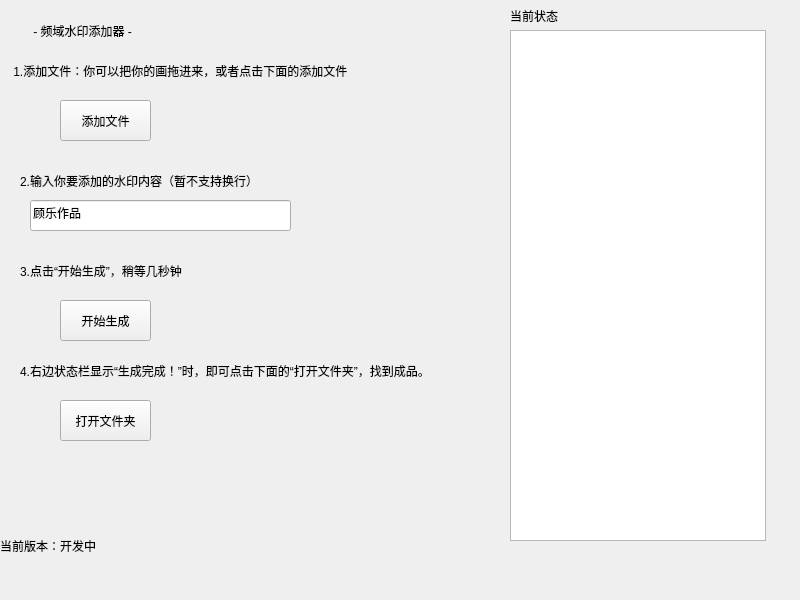
<?xml version="1.0" encoding="UTF-8"?>
<ui version="4.0">
 <class>MainWindow</class>
 <widget class="QMainWindow" name="MainWindow">
  <property name="geometry">
   <rect>
    <x>0</x>
    <y>0</y>
    <width>800</width>
    <height>600</height>
   </rect>
  </property>
  <property name="contextMenuPolicy">
   <enum>Qt::ActionsContextMenu</enum>
  </property>
  <property name="windowTitle">
   <string>频域水印调制器（测试版）-  by Gulee</string>
  </property>
  <property name="windowIcon">
   <iconset>
    <normaloff>C:/Users/王子悦/Desktop/me/gulee.JPG</normaloff>C:/Users/王子悦/Desktop/me/gulee.JPG</iconset>
  </property>
  <widget class="QWidget" name="centralwidget">
   <widget class="QLabel" name="label">
    <property name="geometry">
     <rect>
      <x>10</x>
      <y>10</y>
      <width>201</width>
      <height>41</height>
     </rect>
    </property>
    <property name="text">
     <string>       - 频域水印添加器 -</string>
    </property>
   </widget>
   <widget class="QLabel" name="label_2">
    <property name="geometry">
     <rect>
      <x>0</x>
      <y>10</y>
      <width>461</width>
      <height>121</height>
     </rect>
    </property>
    <property name="text">
     <string>    1.添加文件：你可以把你的画拖进来，或者点击下面的添加文件</string>
    </property>
   </widget>
   <widget class="QPushButton" name="pushButton">
    <property name="geometry">
     <rect>
      <x>60</x>
      <y>100</y>
      <width>91</width>
      <height>41</height>
     </rect>
    </property>
    <property name="text">
     <string>添加文件</string>
    </property>
   </widget>
   <widget class="QLabel" name="label_3">
    <property name="geometry">
     <rect>
      <x>20</x>
      <y>160</y>
      <width>351</width>
      <height>41</height>
     </rect>
    </property>
    <property name="text">
     <string>2.输入你要添加的水印内容（暂不支持换行）</string>
    </property>
   </widget>
   <widget class="QLineEdit" name="lineEdit">
    <property name="geometry">
     <rect>
      <x>30</x>
      <y>200</y>
      <width>261</width>
      <height>31</height>
     </rect>
    </property>
    <property name="text">
     <string>顾乐作品</string>
    </property>
   </widget>
   <widget class="QLabel" name="label_4">
    <property name="geometry">
     <rect>
      <x>20</x>
      <y>250</y>
      <width>331</width>
      <height>41</height>
     </rect>
    </property>
    <property name="text">
     <string>3.点击“开始生成”，稍等几秒钟</string>
    </property>
   </widget>
   <widget class="QPushButton" name="pushButton_2">
    <property name="geometry">
     <rect>
      <x>60</x>
      <y>300</y>
      <width>91</width>
      <height>41</height>
     </rect>
    </property>
    <property name="text">
     <string>开始生成</string>
    </property>
   </widget>
   <widget class="QLabel" name="label_5">
    <property name="geometry">
     <rect>
      <x>20</x>
      <y>350</y>
      <width>481</width>
      <height>41</height>
     </rect>
    </property>
    <property name="text">
     <string>4.右边状态栏显示“生成完成！”时，即可点击下面的“打开文件夹”，找到成品。</string>
    </property>
   </widget>
   <widget class="QPushButton" name="pushButton_3">
    <property name="geometry">
     <rect>
      <x>60</x>
      <y>400</y>
      <width>91</width>
      <height>41</height>
     </rect>
    </property>
    <property name="text">
     <string>打开文件夹</string>
    </property>
   </widget>
   <widget class="QTextBrowser" name="textBrowser">
    <property name="geometry">
     <rect>
      <x>510</x>
      <y>30</y>
      <width>256</width>
      <height>511</height>
     </rect>
    </property>
   </widget>
   <widget class="QLabel" name="label_6">
    <property name="geometry">
     <rect>
      <x>510</x>
      <y>0</y>
      <width>251</width>
      <height>31</height>
     </rect>
    </property>
    <property name="text">
     <string>当前状态</string>
    </property>
   </widget>
   <widget class="QLabel" name="label_7">
    <property name="geometry">
     <rect>
      <x>0</x>
      <y>530</y>
      <width>241</width>
      <height>31</height>
     </rect>
    </property>
    <property name="text">
     <string>当前版本：开发中</string>
    </property>
   </widget>
  </widget>
 </widget>
 <resources>
  <include location="resource.qrc"/>
 </resources>
 <connections/>
</ui>
